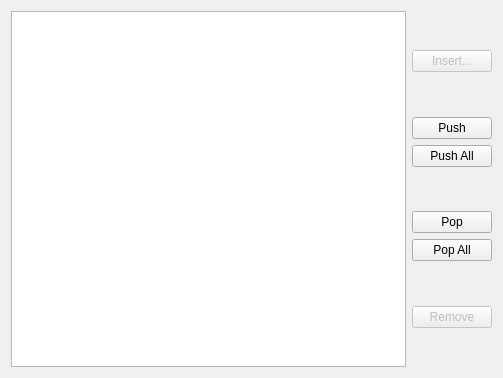
<?xml version="1.0" encoding="UTF-8"?>
<ui version="4.0">
 <class>MercurialManagerWidget</class>
 <widget class="QWidget" name="MercurialManagerWidget">
  <property name="geometry">
   <rect>
    <x>0</x>
    <y>0</y>
    <width>503</width>
    <height>378</height>
   </rect>
  </property>
  <property name="windowTitle">
   <string>Mercurial Queues Manager</string>
  </property>
  <layout class="QHBoxLayout" name="horizontalLayout">
   <item>
    <widget class="QListView" name="patchesListView"/>
   </item>
   <item>
    <layout class="QVBoxLayout" name="verticalLayout">
     <item>
      <spacer name="verticalSpacer_5">
       <property name="orientation">
        <enum>Qt::Vertical</enum>
       </property>
       <property name="sizeHint" stdset="0">
        <size>
         <width>20</width>
         <height>40</height>
        </size>
       </property>
      </spacer>
     </item>
     <item>
      <widget class="QPushButton" name="insertPushButton">
       <property name="enabled">
        <bool>false</bool>
       </property>
       <property name="text">
        <string>Insert...</string>
       </property>
      </widget>
     </item>
     <item>
      <spacer name="verticalSpacer_2">
       <property name="orientation">
        <enum>Qt::Vertical</enum>
       </property>
       <property name="sizeHint" stdset="0">
        <size>
         <width>20</width>
         <height>40</height>
        </size>
       </property>
      </spacer>
     </item>
     <item>
      <widget class="QPushButton" name="pushPushButton">
       <property name="text">
        <string>Push</string>
       </property>
      </widget>
     </item>
     <item>
      <widget class="QPushButton" name="pushAllPushButton">
       <property name="text">
        <string>Push All</string>
       </property>
      </widget>
     </item>
     <item>
      <spacer name="verticalSpacer_4">
       <property name="orientation">
        <enum>Qt::Vertical</enum>
       </property>
       <property name="sizeHint" stdset="0">
        <size>
         <width>20</width>
         <height>40</height>
        </size>
       </property>
      </spacer>
     </item>
     <item>
      <widget class="QPushButton" name="popPushButton">
       <property name="text">
        <string>Pop</string>
       </property>
      </widget>
     </item>
     <item>
      <widget class="QPushButton" name="popAllPushButton">
       <property name="text">
        <string>Pop All</string>
       </property>
      </widget>
     </item>
     <item>
      <spacer name="verticalSpacer_3">
       <property name="orientation">
        <enum>Qt::Vertical</enum>
       </property>
       <property name="sizeHint" stdset="0">
        <size>
         <width>20</width>
         <height>40</height>
        </size>
       </property>
      </spacer>
     </item>
     <item>
      <widget class="QPushButton" name="removePushButton">
       <property name="enabled">
        <bool>false</bool>
       </property>
       <property name="text">
        <string>Remove</string>
       </property>
      </widget>
     </item>
     <item>
      <spacer name="verticalSpacer">
       <property name="orientation">
        <enum>Qt::Vertical</enum>
       </property>
       <property name="sizeHint" stdset="0">
        <size>
         <width>20</width>
         <height>40</height>
        </size>
       </property>
      </spacer>
     </item>
    </layout>
   </item>
  </layout>
 </widget>
 <resources/>
 <connections/>
</ui>
